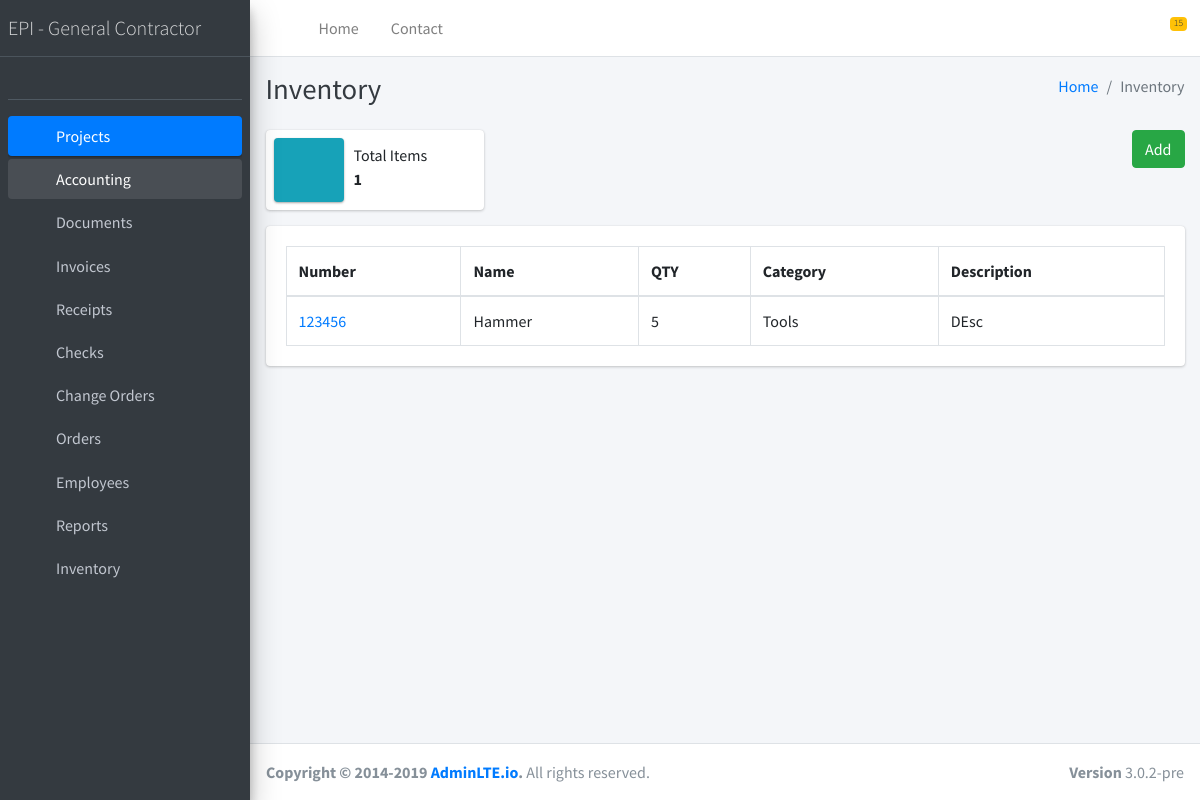
Screenshot of /inventory/ with the database file from the repository.
### inventory/models.py (models this page shows, shortened)
class Inventory(models.Model):
    name = models.CharField(max_length=255)
    qty = models.IntegerField(blank=True)
    number = models.CharField(max_length=255, blank=True)
    description = models.TextField(blank=True)
    category = models.ForeignKey(Inventory_category, models.SET_NULL, blank=True, null=True)
    file = models.ForeignKey(Files_storage, models.SET_NULL, blank=True, null=True)
    created_at = models.DateTimeField(auto_now=True)
    updated_at = models.DateTimeField(auto_now_add=True)

class Inventory_category(models.Model):
    name = models.CharField(max_length=255)
    created_at = models.DateTimeField(auto_now=True)
    updated_at = models.DateTimeField(auto_now_add=True)

### inventory/views.py (the view)
def index(request, template_name='inventory/index.html'):
    list = Inventory.objects.filter()
    data = {
        'list': list
    }
    return render(request, template_name, data)

### templates/inventory/index.html (shortened to what this page needs)
{% extends 'base.html' %}
{% load static %}
{% block content %}
  <div class="content-wrapper">
    <div class="content-header">
      <div class="container-fluid">
        <div class="row mb-2">
          <div class="col-sm-6">
            <h1 class="m-0 text-dark">Inventory</h1>
          </div>
          <div class="col-sm-6">
            <ol class="breadcrumb float-sm-right">
              <li class="breadcrumb-item"><a href="#">Home</a></li>
              <li class="breadcrumb-item active">Inventory</li>
            </ol>
          </div>
        </div>
      </div>
    </div>
    <section class="content">
      <div class="container-fluid">
        <div class="row">
          <div class="col-12 col-sm-6 col-md-3">
            <div class="info-box">
              <span class="info-box-icon bg-info elevation-1"><i class="far fa-money-bill-alt"></i></span>
              <div class="info-box-content">
                <span class="info-box-text">Total Items</span>
                <span class="info-box-number">
                    {{ list.count }}
                </span>
              </div>
            </div>
          </div>
            <div class="col-12 col-sm-6 col-md-3 offset-md-6 text-right">
                <a href="{% url 'inventory_create' %}" class="btn btn-success">Add</a>
            </div>
        </div>
          <div class="row">
          <div class="col-12">
          <div class="card">
              <div class="card-body">
                <table id="inspection_table" class="table table-bordered table-condensed">
                  <thead>
                    <tr>
                        <th>Number</th>
                        <th>Name</th>
                        <th>QTY</th>
                        <th>Category</th>
                        <th>Description</th>
                    </tr>
                  </thead>
                  <tbody>
                    {% for item in list %}
                    <tr>
                        <td><a href="{% url 'inventory_read' item.id %}">{{ item.number }}</a></td>
                        <td>{{ item.name }}</td>
                        <td>{{ item.qty }}</td>
                        <td>{{ item.category.name }}</td>
                        <td>{{ item.description|slice:100 }}</td>
                    </tr>
                    {% endfor %}
                  </tbody>
                </table>
              </div>
            </div>
          </div>
        </div>
      </div>
    </section>
  </div>
{% endblock content %}

### rows the page displays
Inventory: number "123456", name "Hammer", qty "5", category.name "Tools", description "DEsc"

### other values shown
{{ list.count }} "1"
